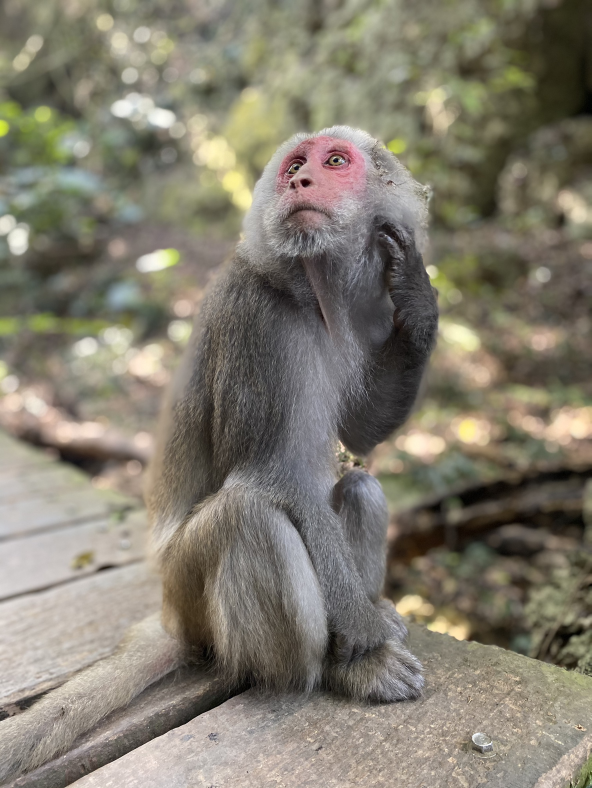
%> input picture superpixels/monkey.jpg, 1774 x 2364 px (shown at 1/3 size)
$ octave main.m   (GNU Octave 9; MATLAB toolbox functions it lacks are replaced by stand-ins)
%> lines starting %> are read from the running program, lines starting %| are printed output that depends on the picture
% close & clear all current working pane
clc
close all
warning off

% let user choose their photo using `uigetfile` function
[file, path]=uigetfile('*.*');
%> the answer given: monkey.jpg
filename=fullfile(path, file);
image=imread(filename);
%> image is the input picture: size 2364x1774x3 uint8; mean R, G, B 130.4, 125, 111.2
subplot(1,3,1); % output the original image with subplot function (the left one)
imshow(image);
title("Original");

% using matlab built-in superpixels function
Pixels_num=5000;  %break image into Pixels_num parts
[L, Label_num]=superpixels(image, Pixels_num, NumIterations=10);
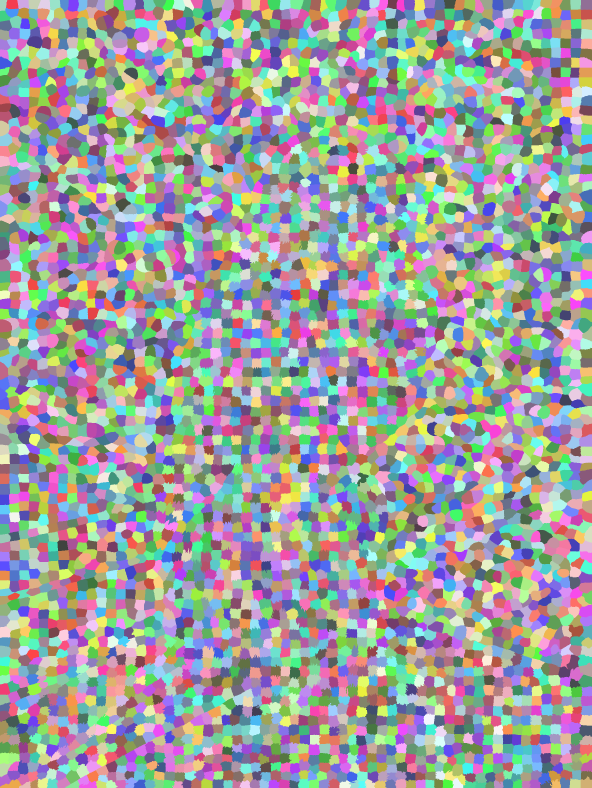
%> L: size 2364x1774 double (shown at 1/3 size); 4998 distinct labels, from 1 to 4998; one colour per label, 0 black
%> Label_num = 4998

% BI is Boundary-Image, which shows the edge of different superpixels
BI=boundarymask(L); % use boundarymask() to output the superpixels
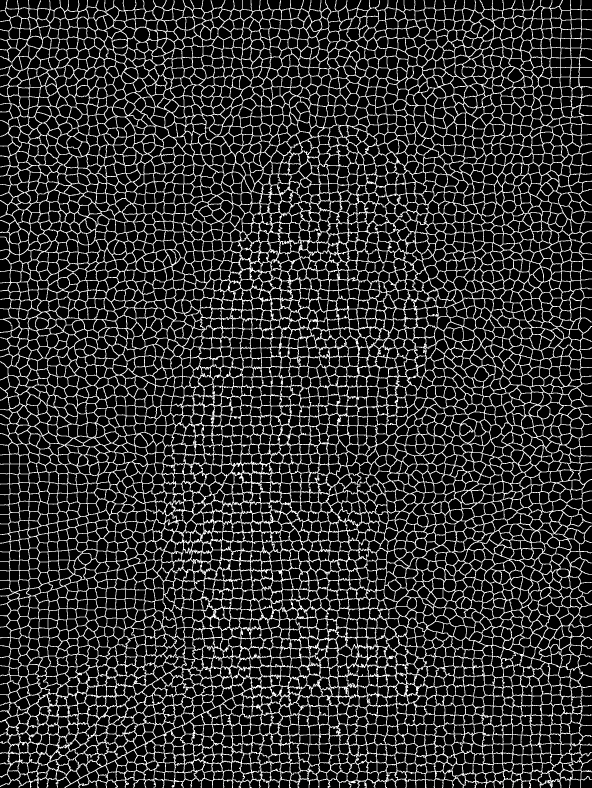
%> BI: size 2364x1774 logical (shown at 1/3 size); 17.8% white in thin lines or dots
subplot(1,3,2);
% using `imoverlay` function to diaplay image with red line edge
imshow(imoverlay(image, BI, 'red'), 'InitialMagnification', 67);
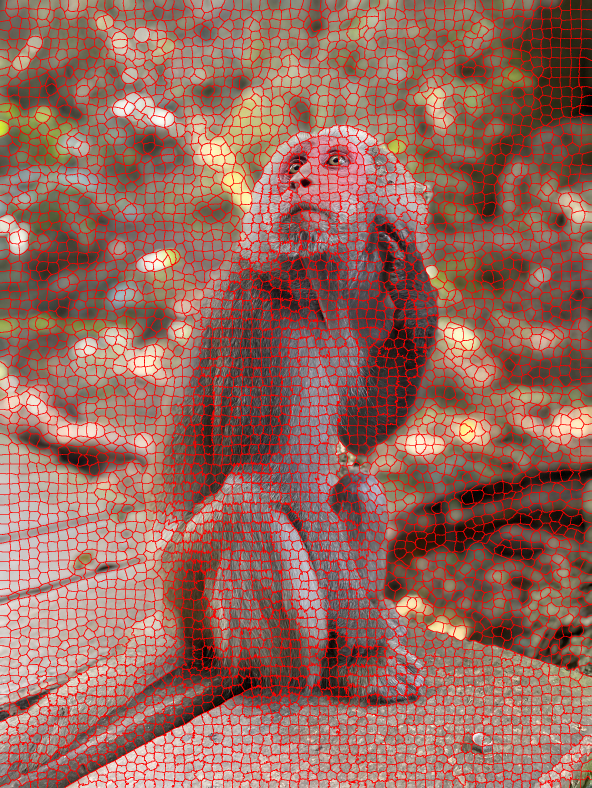
%> displayed picture: size 2364x1774x3, on the screen's scale of 0 to 255 (shown at 1/3 size); mean R, G, B 152.6, 102.9, 91.5
title("Boundary Mask (N="+Pixels_num+")");

% convert image to an array, so matlab can compute the result
result=zeros(size(image), 'like', image);
%> result: size 2364x1774x3 uint8; every value is 0
idx=label2idx(L); % convert the `Boundary-Image L` to linear indices(number-only)
%> idx = 4998 items
rows=size(image, 1);
%> rows = 2364
cols=size(image, 2);
%> cols = 1774
% for each label, try to find out the `mean value` of corresponding RGB on that index
for label=1:Label_num
    red_idx=idx{label};
    green_idx=idx{label}+rows*cols;
    blue_idx=idx{label}+2*rows*cols;
    result(red_idx)=mean(image(red_idx));
    result(green_idx)=mean(image(green_idx));
    result(blue_idx)=mean(image(blue_idx));
end

% print out the final SLIC result
subplot(1,3,3);
imshow(result);
title("SLIC result (N="+Pixels_num+")");
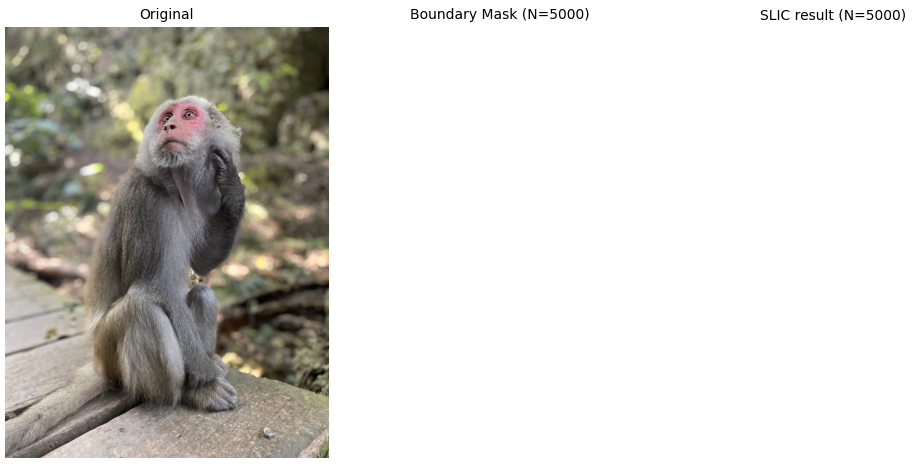
%> figure redrawn from the program's plot data, 3 panels
